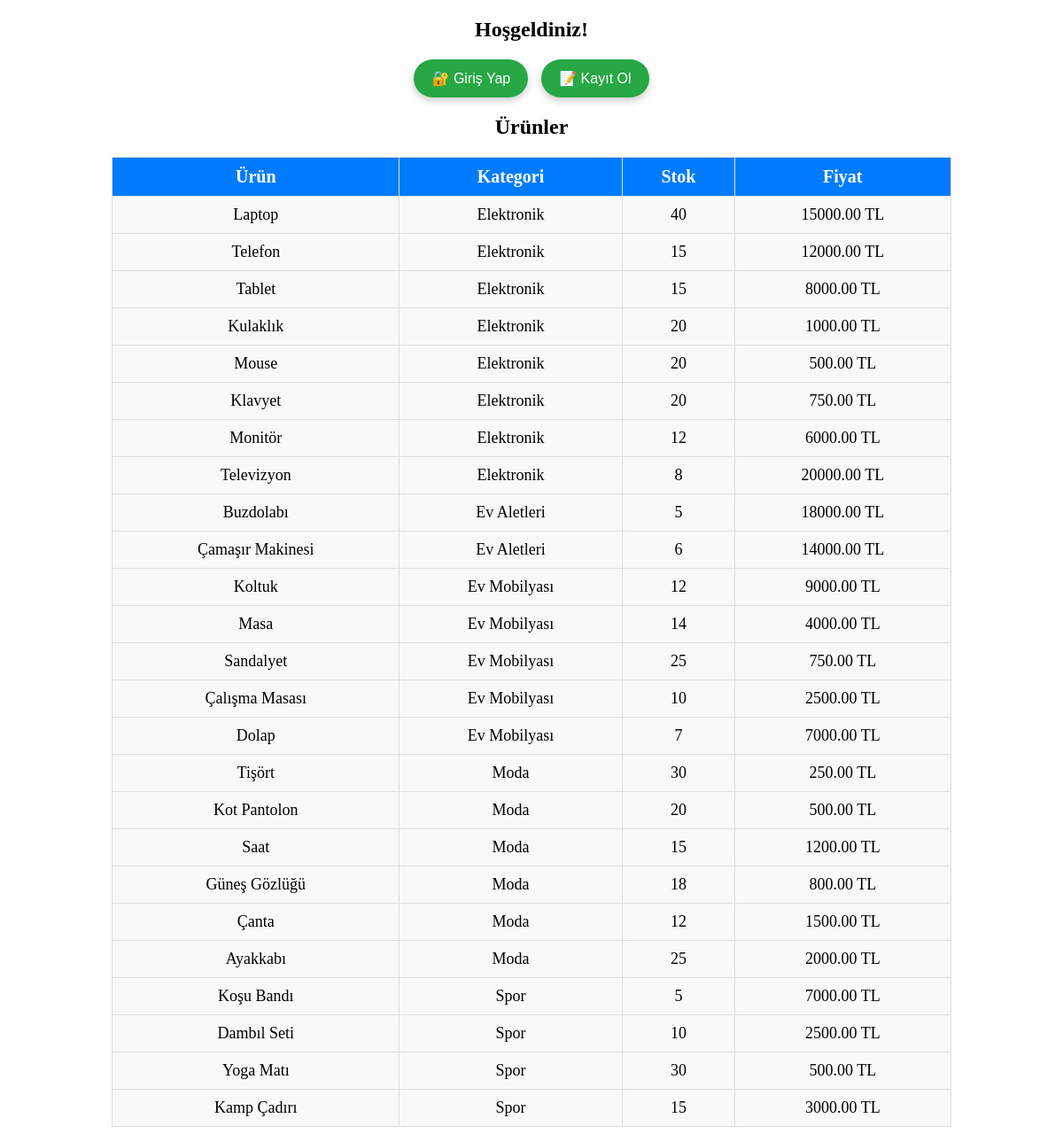
The page / on the database its author committed.
### tables this page shows
CREATE TABLE `urunler` (
  `id` int(11) NOT NULL,
  `ad` varchar(255) NOT NULL,
  `kategori` varchar(100) DEFAULT NULL,
  `stok_miktari` int(11) DEFAULT 0,
  `fiyat` decimal(10,2) NOT NULL,
  `eklenme_tarihi` timestamp NOT NULL DEFAULT current_timestamp()
);

### index.php (the view, shortened to what this page needs)
<?php
include "baglanti.php";
?>
<!DOCTYPE html>
<html lang="tr">
<head>
    <link rel="stylesheet" href="css/index.css">
</head>
<body>
    <h2>Hoşgeldiniz!</h2>
    <?php if (!isset($_SESSION['rol'])) { ?>
        <div class="merkez">
            <button onclick="window.location.href='login.php'">🔐 Giriş Yap</button>
            <button onclick="window.location.href='register.php'">📝 Kayıt Ol</button>
        </div>
    <?php } ?>
<h2>Ürünler</h2>
<table>
    <tr>
        <th>Ürün</th>
        <th>Kategori</th>
        <th>Stok</th>
        <th>Fiyat</th>
    </tr>
    <?php
    $sql = "SELECT * FROM urunler";
    $result = $conn->query($sql);
    while ($row = $result->fetch_assoc()) {
        echo "<tr>
                <td>{$row['ad']}</td>
                <td>{$row['kategori']}</td>
                <td>{$row['stok_miktari']}</td>
                <td>{$row['fiyat']} TL</td>
              </tr>";
    }
    ?>
</table>
</body>
</html>

### css/index.css (style rules this page uses)
button { padding: 12px 20px; font-size: 16px; cursor: pointer; border: none; border-radius: 25px; background-color: #28a745; color: white; transition: all 0.3s ease; box-shadow: 0px 4px 8px rgba(0, 0, 0, 0.2); }
.merkez { display: flex; justify-content: center; gap: 15px; margin-top: 20px; }
h2 { text-align: center; }

### index.php (style rules this page uses)
table { width: 80%; margin: auto; border-collapse: collapse; font-size: 18px; }
th, td { padding: 10px; border: 1px solid #ddd; text-align: center; }
th { background: #007bff; color: white; font-size: 20px; }
td { background: #f9f9f9; }

### rows shown on the page
urunler: ad "Laptop", kategori "Elektronik", stok_miktari "40", fiyat "15000.00"
urunler: ad "Telefon", kategori "Elektronik", stok_miktari "15", fiyat "12000.00"
urunler: ad "Tablet", kategori "Elektronik", stok_miktari "15", fiyat "8000.00"
urunler: ad "Kulaklık", kategori "Elektronik", stok_miktari "20", fiyat "1000.00"
urunler: ad "Mouse", kategori "Elektronik", stok_miktari "20", fiyat "500.00"
urunler: ad "Klavyet", kategori "Elektronik", stok_miktari "20", fiyat "750.00"
urunler: ad "Monitör", kategori "Elektronik", stok_miktari "12", fiyat "6000.00"
urunler: ad "Televizyon", kategori "Elektronik", stok_miktari "8", fiyat "20000.00"
urunler: ad "Buzdolabı", kategori "Ev Aletleri", stok_miktari "5", fiyat "18000.00"
urunler: ad "Çamaşır Makinesi", kategori "Ev Aletleri", stok_miktari "6", fiyat "14000.00"
urunler: ad "Koltuk", kategori "Ev Mobilyası", stok_miktari "12", fiyat "9000.00"
urunler: ad "Masa", kategori "Ev Mobilyası", stok_miktari "14", fiyat "4000.00"
urunler: ad "Sandalyet", kategori "Ev Mobilyası", stok_miktari "25", fiyat "750.00"
urunler: ad "Çalışma Masası", kategori "Ev Mobilyası", stok_miktari "10", fiyat "2500.00"
urunler: ad "Dolap", kategori "Ev Mobilyası", stok_miktari "7", fiyat "7000.00"
urunler: ad "Tişört", kategori "Moda", stok_miktari "30", fiyat "250.00"
urunler: ad "Kot Pantolon", kategori "Moda", stok_miktari "20", fiyat "500.00"
urunler: ad "Saat", kategori "Moda", stok_miktari "15", fiyat "1200.00"
urunler: ad "Güneş Gözlüğü", kategori "Moda", stok_miktari "18", fiyat "800.00"
urunler: ad "Çanta", kategori "Moda", stok_miktari "12", fiyat "1500.00"
urunler: ad "Ayakkabı", kategori "Moda", stok_miktari "25", fiyat "2000.00"
urunler: ad "Koşu Bandı", kategori "Spor", stok_miktari "5", fiyat "7000.00"
urunler: ad "Dambıl Seti", kategori "Spor", stok_miktari "10", fiyat "2500.00"
urunler: ad "Yoga Matı", kategori "Spor", stok_miktari "30", fiyat "500.00"
urunler: ad "Kamp Çadırı", kategori "Spor", stok_miktari "15", fiyat "3000.00"
